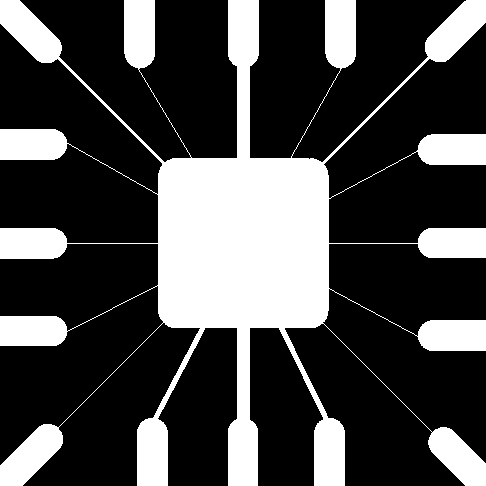
#> input picture 形态学图像处理/image/Fig0905(a)(wirebond-mask).tif, 486 x 486 px
$ jupyter execute MorphologicalImageProcessing.ipynb
#> lines starting #> are read from the running program, lines starting #| are printed output that depends on the picture; after the words box and inside, x2 and y2 are one past the last pixel; in counts of white or black regions, pixels touching at a corner belong together
### 形态学图像处理/morphology.py
import numpy as np
import cv2 as cv

def hole_fill(img:np.ndarray, kernel:np.ndarray, start_pixel):
    last_temp_img = np.zeros_like(img)
    last_temp_img[start_pixel] = 1
    current_temp_img = cv.dilate(last_temp_img, kernel)
    while (current_temp_img != last_temp_img).any():
        last_temp_img = current_temp_img
        current_temp_img = cv.dilate(current_temp_img, kernel)
        current_temp_img = np.logical_and(current_temp_img == 1, current_temp_img == (1 - img)).astype(float)
    return current_temp_img

### 形态学图像处理/MorphologicalImageProcessing.ipynb
# 形态学图像处理

[cell 1]
import cv2 as cv
import matplotlib.pyplot as plt
import numpy as np
import morphology

## 腐蚀

[cell 2]
_, axe = plt.subplots(1, 4, figsize = (15, 8))

img = cv.imread('./image/Fig0905(a)(wirebond-mask).tif')
#> img is the input picture: shape (486, 486, 3); 28.1% white; 1 white region, box (x1, y1, x2, y2) and area: (0, 0, 486, 486) 66259
axe[0].imshow(img)

kernel = np.ones((11, 11))
img_e = cv.erode(img, kernel)
#> img_e: shape (486, 486, 3); 19.1% white; 15 white regions, largest, box (x1, y1, x2, y2) and area: (163, 0, 324, 486) 28465, (142, 424, 163, 486) 1226, (424, 139, 486, 160) 1224
axe[1].imshow(img_e)

kernel = np.ones((15, 15))
img_e = cv.erode(img, kernel)
#> img_e: shape (486, 486, 3); 16.3% white; 17 white regions, largest, box (x1, y1, x2, y2) and area: (165, 165, 322, 321) 24192, (144, 427, 161, 486) 944, (235, 0, 252, 59) 943
axe[2].imshow(img_e)

kernel = np.ones((45, 45))
img_e = cv.erode(img, kernel)
#> img_e: shape (486, 486, 3); 6.6% white; 1 white region, box (x1, y1, x2, y2) and area: (180, 180, 307, 306) 15702
axe[3].imshow(img_e)

## 膨胀

[cell 3]
_, axe = plt.subplots(1, 2, figsize = (15, 8))

img = cv.imread('./image/Fig0907(a)(text_gaps_1_and_2_pixels).tif')
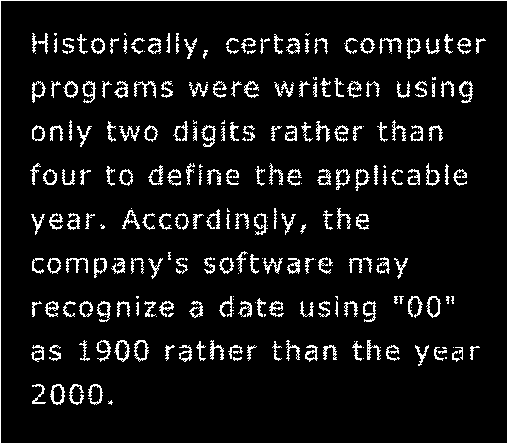
#> input picture 形态学图像处理/image/Fig0907(a)(text_gaps_1_and_2_pixels).tif, 508 x 444 px
#> img is the input picture: shape (444, 508, 3); 7.9% white in thin lines or dots
axe[0].imshow(img)

kernel = np.ones((3, 3))
img_d = cv.dilate(img, kernel)
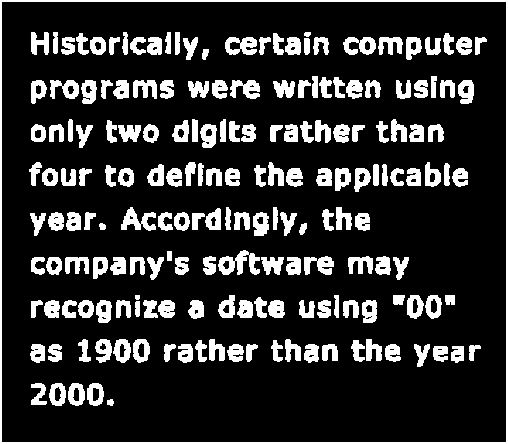
#> img_d: shape (444, 508, 3); 17.8% white; 186 white regions, largest, box (x1, y1, x2, y2) and area: (0, 0, 508, 444) 3792, (218, 250, 260, 275) 549, (121, 207, 156, 231) 418
axe[1].imshow(img_d)

## 开运算和闭运算

[cell 4]
_, axe = plt.subplots(2, 3, figsize = (15, 8))

img = cv.imread('./image/Fig0911(a)(noisy_fingerprint).tif')
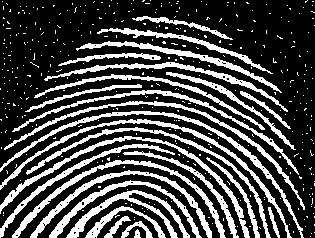
#> input picture 形态学图像处理/image/Fig0911(a)(noisy_fingerprint).tif, 315 x 238 px
#> img is the input picture: shape (238, 315, 3); 28.5% white; 414 white regions (387 under 20 px), largest, box (x1, y1, x2, y2) and area: (0, 111, 304, 238) 1388, (0, 136, 250, 238) 1372, (0, 119, 292, 238) 1337
axe[0, 0].imshow(img)

#腐蚀
kernel = np.ones((3, 3))
img_e = cv.erode(img, kernel)
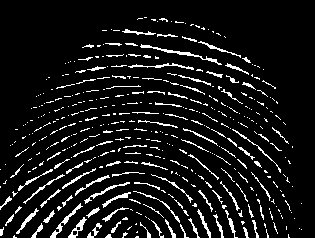
#> img_e: shape (238, 315, 3); 9% white in thin lines or dots, all inside (x1, y1, x2, y2) = (0, 17, 302, 238)
axe[0, 1].imshow(img_e)

#膨胀
img_o = cv.dilate(img_e, kernel)
#> img_o: shape (238, 315, 3); 25.3% white; 167 white regions (33 under 20 px), largest, box (x1, y1, x2, y2) and area: (101, 190, 190, 238) 786, (0, 136, 132, 211) 677, (49, 181, 131, 238) 578
axe[0, 2].imshow(img_o)

#开运算的膨胀
img_o_d = cv.dilate(img_o, kernel)
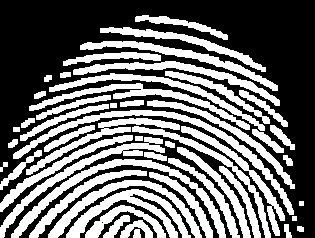
#> img_o_d: shape (238, 315, 3); 42.8% white; 51 white regions, largest, box (x1, y1, x2, y2) and area: (13, 110, 294, 215) 2073, (11, 159, 226, 238) 1984, (66, 189, 191, 238) 1692
axe[1, 0].imshow(img_o_d)

#开运算的闭运算
img_o_c = cv.erode(cv.dilate(img_o, kernel), kernel)
#> img_o_c: shape (238, 315, 3); 25.9% white; 75 white regions (11 under 20 px), largest, box (x1, y1, x2, y2) and area: (67, 190, 190, 238) 1113, (14, 111, 272, 179) 1082, (49, 181, 201, 238) 979
axe[1, 1].imshow(img_o_c)

## 边界提取

[cell 5]
_, axe = plt.subplots(1, 2, figsize = (15, 8))

img = cv.imread('./image/Fig0914(a)(licoln from penny).tif')
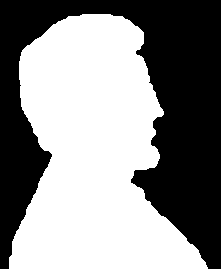
#> input picture 形态学图像处理/image/Fig0914(a)(licoln from penny).tif, 221 x 269 px
#> img is the input picture: shape (269, 221, 3); 54.6% white; 1 black region, box (x1, y1, x2, y2) and area: (0, 0, 221, 269) 26994
axe[0].imshow(img)

kernel = np.ones((3, 3))
img_b = (img - cv.erode(img, kernel))
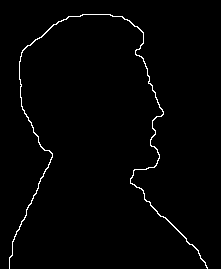
#> img_b: shape (269, 221, 3); 1.5% white in thin lines or dots, all inside (x1, y1, x2, y2) = (9, 14, 208, 269)
axe[1].imshow(img_b)

## 孔洞填充

[cell 6]
_, axe = plt.subplots(1, 2, figsize = (15, 8))

img = cv.imread('.\image\Fig0916(a)(region-filling-reflections).tif')
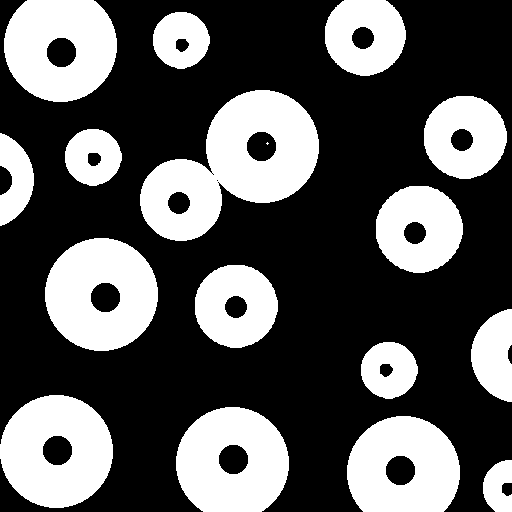
#> input picture 形态学图像处理/image/Fig0916(a)(region-filling-reflections).tif, 512 x 512 px, found by its file name
#> img is the input picture: shape (512, 512, 3); 35.3% white; 17 white regions (1 under 20 px), largest, box (x1, y1, x2, y2) and area: (140, 90, 319, 241) 14240, (45, 238, 158, 351) 9332, (0, 395, 113, 508) 9332
axe[0].imshow(img)

kernel = np.ones((9, 9))
img_hf = morphology.hole_fill(img, kernel, (0, 27))
#> after the loop in hole_fill, `while (current_temp_img != last_temp_img).any():`:
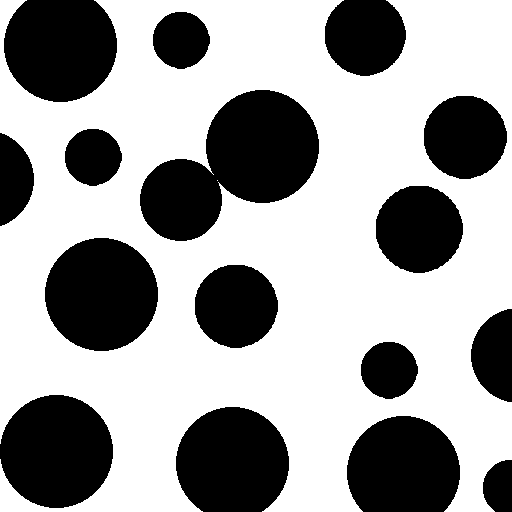
#> current_temp_img: shape (512, 512, 3) float64; values 0 (black) and 1 (white), 62.1% white; 16 black regions, largest, box (x1, y1, x2, y2) and area: (140, 90, 319, 241) 15289, (45, 238, 158, 351) 10005, (0, 395, 113, 508) 10005
axe[1].imshow(1 - img_hf)
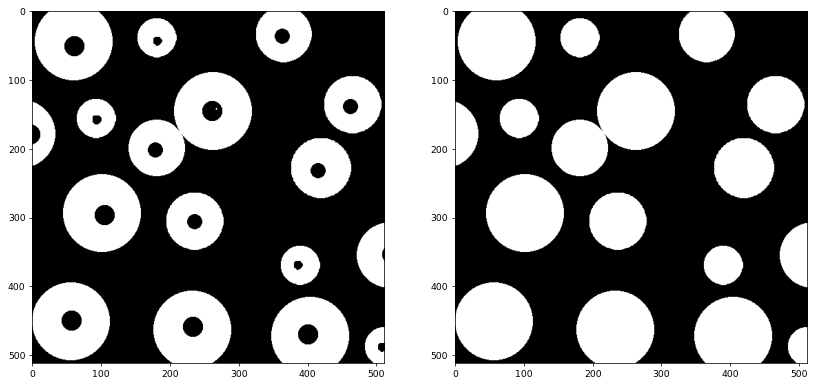
#> figure drawn by matplotlib, 2 panels
